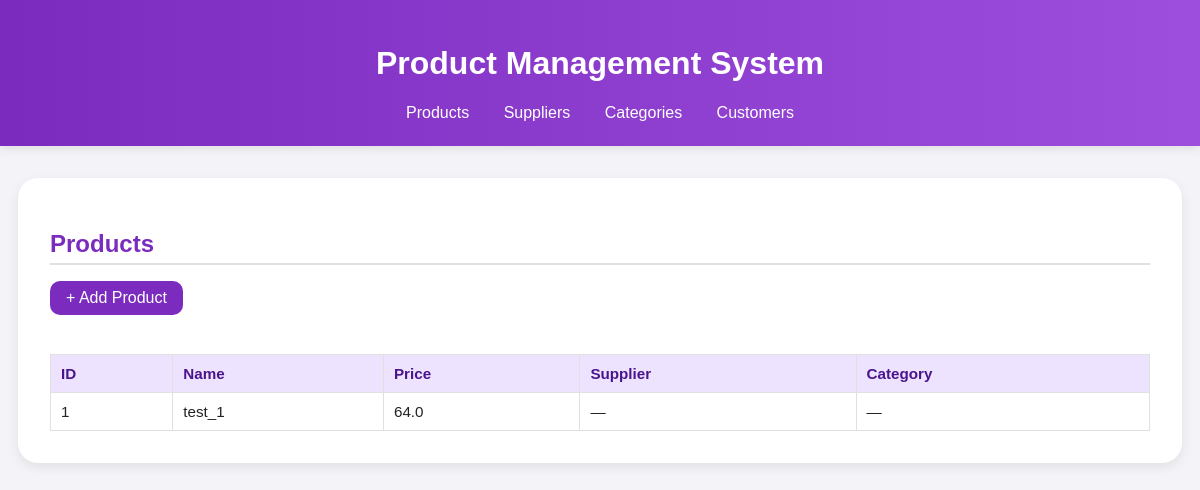
Before: / with the older database file.
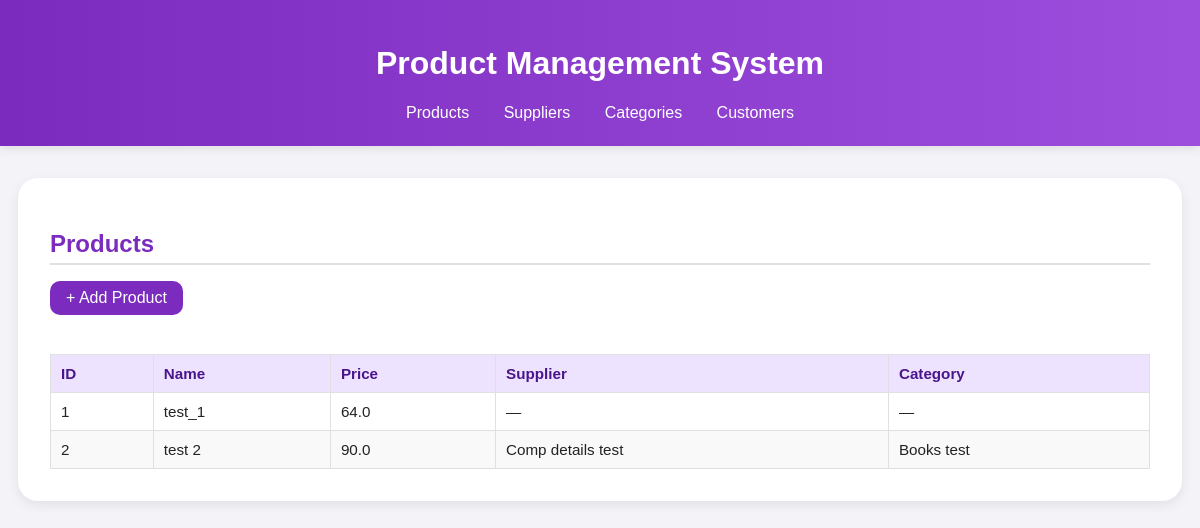
After: the same page with the newer database file.
### models.py (models this page shows)
class Product(db.Model):
    id = db.Column(db.Integer, primary_key=True)
    name = db.Column(db.String(120), nullable=False)
    price = db.Column(db.Float, nullable=False)
    supplier_id = db.Column(db.Integer, db.ForeignKey('supplier.id'))
    category_id = db.Column(db.Integer, db.ForeignKey('category.id'))

class Supplier(db.Model):
    id = db.Column(db.Integer, primary_key=True)
    name = db.Column(db.String(120), nullable=False)
    phone = db.Column(db.String(50))
    products = db.relationship('Product', backref='supplier', lazy=True)

class Category(db.Model):
    id = db.Column(db.Integer, primary_key=True)
    name = db.Column(db.String(100), nullable=False)
    products = db.relationship('Product', backref='category', lazy=True)

### routes.py (the view)
@app.route('/')
def index():
    products = Product.query.all() # Все строки из таблицы product
    return render_template('index.html', products=products)

### templates/index.html (shortened to what this page needs)
{% extends 'base.html' %}
{% block content %}
<h2>Products</h2>
<a class="btn-add" href="{{ url_for('add_product') }}">+ Add Product</a>
<div class="table-wrapper">
<table>
    <thead>
        <tr>
            <th>ID</th><th>Name</th><th>Price</th><th>Supplier</th><th>Category</th>
        </tr>
    </thead>
    <tbody>
        {% for p in products %}
        <tr>
            <td>{{ p.id }}</td>
            <td>{{ p.name }}</td>
            <td>{{ p.price }}</td>
            <td>{{ p.supplier.name if p.supplier else '—' }}</td>
            <td>{{ p.category.name if p.category else '—' }}</td>
        </tr>
        {% endfor %}
    </tbody>
</table>
</div>
{% endblock %}

### templates/base.html (shortened to what this page needs)
<!DOCTYPE html>
<html lang="en">
<head>
    <link rel="stylesheet" href="{{ url_for('static', filename='style.css') }}">
</head>
<body>
<header>
    <h1>Product Management System</h1>
    <nav>
        <a href="{{ url_for('index') }}">Products</a>
        <a href="{{ url_for('suppliers') }}">Suppliers</a>
        <a href="{{ url_for('categories') }}">Categories</a>
        <a href="{{ url_for('customers') }}">Customers</a>
    </nav>
</header>
<main class="container">
    {% block content %}{% endblock %}
</main>
</body>
</html>

### static/style.css (style rules this page uses)
body { font-family: "Poppins", sans-serif; background: #f4f3f7; color: #222; margin: 0; padding: 0; }
header { background: linear-gradient(90deg, #7B2CBF, #9D4EDD); color: white; text-align: center; padding: 1.5rem 0; box-shadow: 0 2px 10px rgba(0,0,0,0.1); }
nav { margin-top: 10px; }
nav a { color: white; text-decoration: none; margin: 0 15px; font-weight: 500; transition: 0.3s; }
.container { max-width: 1100px; margin: 2rem auto; background: white; border-radius: 20px; box-shadow: 0 4px 12px rgba(0,0,0,0.08); padding: 2rem; }
h2 { color: #7B2CBF; border-bottom: 2px solid #E0E0E0; padding-bottom: 5px; margin-bottom: 1rem; }
.table-wrapper { overflow-x: auto; }
table { width: 100%; border-collapse: collapse; margin-top: 1.5rem; font-size: 0.95rem; }
th, td { border: 1px solid #e0e0e0; padding: 10px; text-align: left; }
th { background: #ede3ff; color: #4a148c; }
tr:nth-child(even) { background-color: #f9f9f9; }
.btn-add { display: inline-block; background: #7B2CBF; color: white; padding: 8px 16px; border-radius: 10px; text-decoration: none; transition: 0.3s; margin-bottom: 15px; }

Changed rows visible on the page:
added Product: id "2", name "test 2", price "90.0", supplier "Comp details test", category "Books test"
